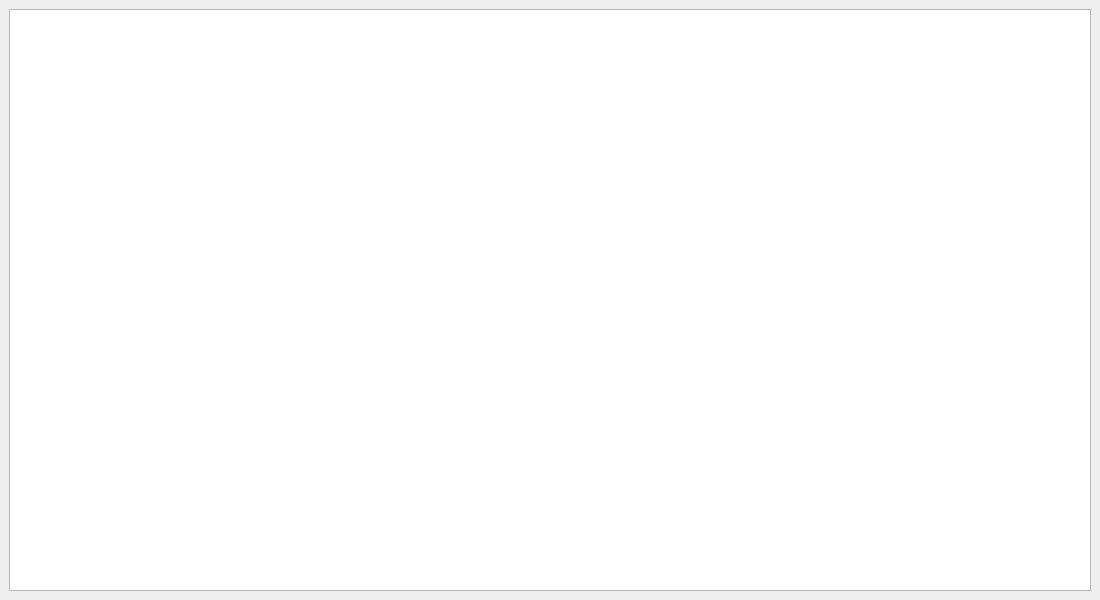
<?xml version="1.0" encoding="UTF-8"?>
<ui version="4.0">
 <class>MainWindow</class>
 <widget class="QMainWindow" name="MainWindow">
  <property name="geometry">
   <rect>
    <x>0</x>
    <y>0</y>
    <width>1100</width>
    <height>600</height>
   </rect>
  </property>
  <property name="windowTitle">
   <string>Дни рождения</string>
  </property>
  <widget class="QWidget" name="centralwidget">
   <layout class="QGridLayout" name="gridLayout">
    <item row="0" column="0">
     <widget class="QTableWidget" name="MainTable">
      <property name="autoFillBackground">
       <bool>false</bool>
      </property>
      <property name="rowCount">
       <number>0</number>
      </property>
      <property name="columnCount">
       <number>0</number>
      </property>
     </widget>
    </item>
   </layout>
  </widget>
 </widget>
 <resources/>
 <connections/>
</ui>
